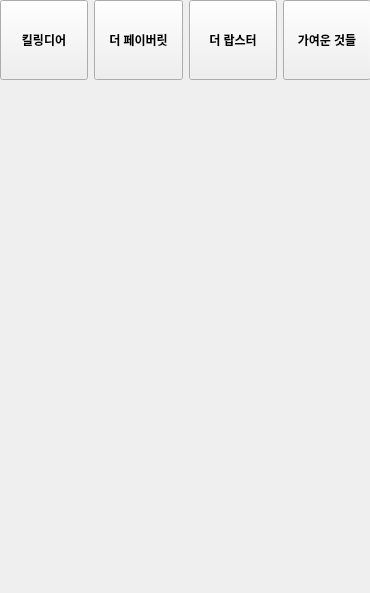
<?xml version="1.0" encoding="UTF-8"?>
<ui version="4.0">
 <class>Form</class>
 <widget class="QWidget" name="Form">
  <property name="geometry">
   <rect>
    <x>0</x>
    <y>0</y>
    <width>370</width>
    <height>593</height>
   </rect>
  </property>
  <property name="windowTitle">
   <string>Form</string>
  </property>
  <widget class="QWidget" name="horizontalLayoutWidget">
   <property name="geometry">
    <rect>
     <x>0</x>
     <y>0</y>
     <width>371</width>
     <height>80</height>
    </rect>
   </property>
   <layout class="QHBoxLayout" name="horizontalLayout">
    <item>
     <widget class="QPushButton" name="btn_tk">
      <property name="sizePolicy">
       <sizepolicy hsizetype="Preferred" vsizetype="Preferred">
        <horstretch>0</horstretch>
        <verstretch>0</verstretch>
       </sizepolicy>
      </property>
      <property name="font">
       <font>
        <weight>75</weight>
        <bold>true</bold>
       </font>
      </property>
      <property name="text">
       <string>킬링디어</string>
      </property>
     </widget>
    </item>
    <item>
     <widget class="QPushButton" name="btn_tf">
      <property name="sizePolicy">
       <sizepolicy hsizetype="Preferred" vsizetype="Preferred">
        <horstretch>0</horstretch>
        <verstretch>0</verstretch>
       </sizepolicy>
      </property>
      <property name="font">
       <font>
        <weight>75</weight>
        <bold>true</bold>
       </font>
      </property>
      <property name="text">
       <string>더 페이버릿</string>
      </property>
     </widget>
    </item>
    <item>
     <widget class="QPushButton" name="btn_tl">
      <property name="sizePolicy">
       <sizepolicy hsizetype="Preferred" vsizetype="Preferred">
        <horstretch>0</horstretch>
        <verstretch>0</verstretch>
       </sizepolicy>
      </property>
      <property name="font">
       <font>
        <weight>75</weight>
        <bold>true</bold>
       </font>
      </property>
      <property name="text">
       <string>더 랍스터</string>
      </property>
     </widget>
    </item>
    <item>
     <widget class="QPushButton" name="btn_pt">
      <property name="sizePolicy">
       <sizepolicy hsizetype="Preferred" vsizetype="Preferred">
        <horstretch>0</horstretch>
        <verstretch>0</verstretch>
       </sizepolicy>
      </property>
      <property name="font">
       <font>
        <weight>75</weight>
        <bold>true</bold>
       </font>
      </property>
      <property name="text">
       <string>가여운 것들</string>
      </property>
     </widget>
    </item>
   </layout>
  </widget>
  <widget class="QLabel" name="lbl_tl">
   <property name="geometry">
    <rect>
     <x>0</x>
     <y>80</y>
     <width>371</width>
     <height>511</height>
    </rect>
   </property>
   <property name="text">
    <string/>
   </property>
   <property name="pixmap">
    <pixmap>../../Users/hw/Downloads/the lobster.jpg</pixmap>
   </property>
   <property name="scaledContents">
    <bool>true</bool>
   </property>
  </widget>
  <widget class="QLabel" name="lbl_tf">
   <property name="geometry">
    <rect>
     <x>0</x>
     <y>81</y>
     <width>371</width>
     <height>521</height>
    </rect>
   </property>
   <property name="text">
    <string/>
   </property>
   <property name="pixmap">
    <pixmap>../../Users/hw/Downloads/the favourite.jpg</pixmap>
   </property>
   <property name="scaledContents">
    <bool>true</bool>
   </property>
  </widget>
  <widget class="QLabel" name="lbl_tk">
   <property name="geometry">
    <rect>
     <x>-10</x>
     <y>80</y>
     <width>381</width>
     <height>521</height>
    </rect>
   </property>
   <property name="text">
    <string/>
   </property>
   <property name="pixmap">
    <pixmap>../../Users/hw/Downloads/the killing of a sacred deer.jpg</pixmap>
   </property>
   <property name="scaledContents">
    <bool>true</bool>
   </property>
  </widget>
  <widget class="QLabel" name="lbl_pt">
   <property name="geometry">
    <rect>
     <x>0</x>
     <y>80</y>
     <width>371</width>
     <height>521</height>
    </rect>
   </property>
   <property name="text">
    <string/>
   </property>
   <property name="pixmap">
    <pixmap>../../Users/hw/Downloads/poorthings.jpg</pixmap>
   </property>
   <property name="scaledContents">
    <bool>true</bool>
   </property>
  </widget>
 </widget>
 <resources/>
 <connections/>
</ui>
